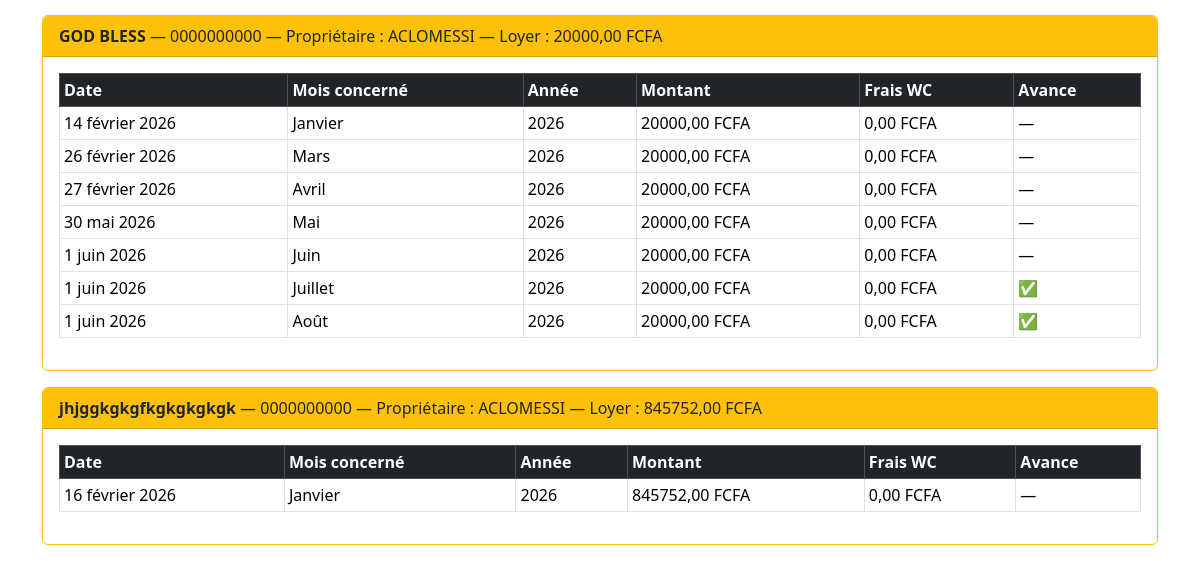
/archives/ (lower part), run on an earlier commit of the app's database.
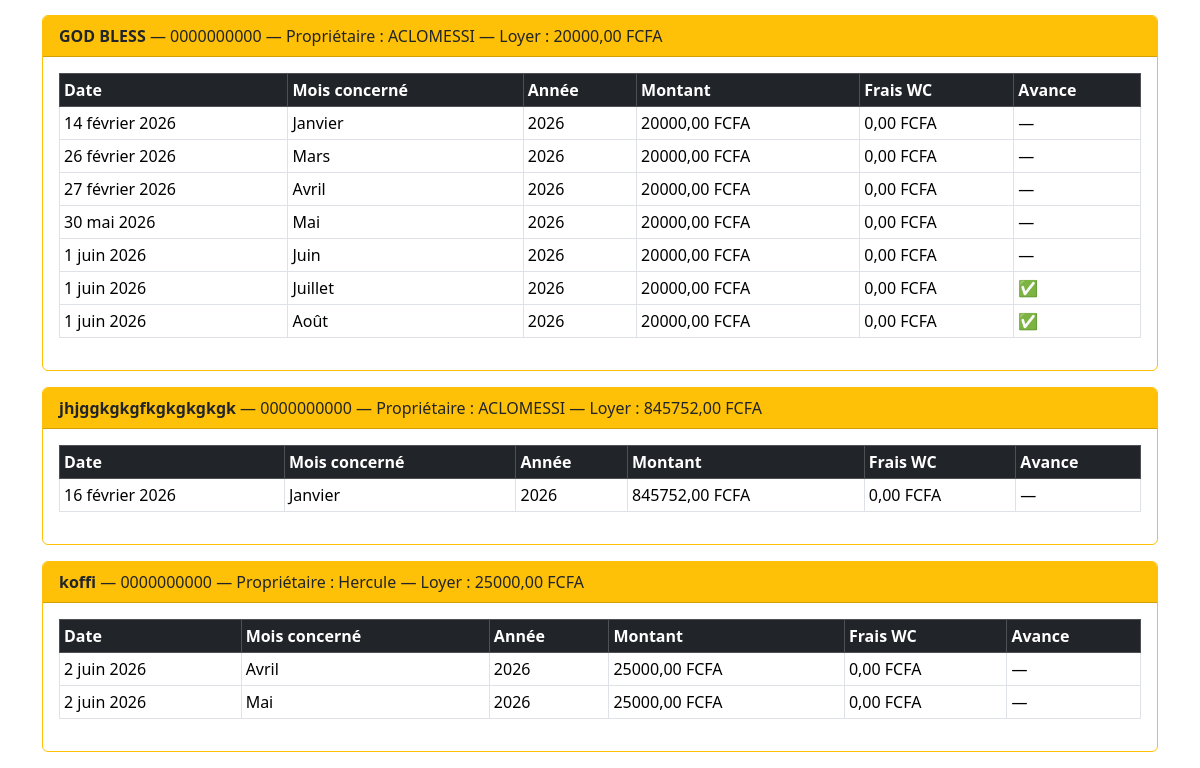
And on a later commit of the database.
### core/models.py (models this page shows, shortened)
class Locataire(models.Model):
    nom = models.CharField(max_length=100)
    numero = models.CharField(max_length=20, default="0000000000")
    loyer_mensuel = models.DecimalField(max_digits=10, decimal_places=2, default=0)
    proprietaire = models.ForeignKey(
        Proprietaire,
        on_delete=models.SET_DEFAULT,   # ← MODIFIÉ (était CASCADE)
        related_name="locataires",
        verbose_name="Propriétaire",
        default=None,                   # ← AJOUTÉ
        null=True,                      # ← AJOUTÉ
    )
    is_deleted = models.BooleanField(default=False)  # ← AJOUTÉ

class Proprietaire(models.Model):
    nom = models.CharField(max_length=100)
    numero = models.CharField(max_length=20, default="0000000000")
    is_deleted = models.BooleanField(default=False)  # ← AJOUTÉ

class Paiement(models.Model):
    MOIS_CHOICES = [
        (1, "Janvier"), (2, "Février"), (3, "Mars"), (4, "Avril"),
        (5, "Mai"), (6, "Juin"), (7, "Juillet"), (8, "Août"),
        (9, "Septembre"), (10, "Octobre"), (11, "Novembre"), (12, "Décembre"),
    ]
    proprietaire = models.ForeignKey(
        Proprietaire,
        on_delete=models.SET_NULL,  # ← MODIFIÉ (était CASCADE)
        related_name="paiements",
        verbose_name="Propriétaire",
        null=True,                  # ← AJOUTÉ
    )
    locataire = models.ForeignKey(
        Locataire,
        on_delete=models.SET_NULL,  # ← MODIFIÉ (était CASCADE)
        related_name="paiements",
        verbose_name="Locataire",
        null=True,                  # ← AJOUTÉ
    )
    date_paiement = models.DateField(verbose_name="Date de paiement")
    mois_concerne = models.IntegerField(choices=MOIS_CHOICES, verbose_name="Mois concerné", null=True, blank=True)
    annee = models.IntegerField(verbose_name="Année", null=True, blank=True)
    montant = models.DecimalField(max_digits=10, decimal_places=2, default=0, verbose_name="Montant")
    frais_wc = models.DecimalField(max_digits=10, decimal_places=2, default=0, verbose_name="Frais WC")
    paye_en_avance = models.BooleanField(default=False, verbose_name="Payé en avance")
    class Meta:
        constraints = [
            models.UniqueConstraint(
                fields=['locataire', 'mois_concerne', 'annee'],
                name='unique_paiement_locataire_mois_annee',
            )
        ]

### core/views.py (the view)
# urls.py: path('archives/', views.archives, name='archives'),
def archives(request):
    proprietaires_supprimes = Proprietaire.objects.filter(is_deleted=True).order_by('nom')
    locataires_supprimes = Locataire.objects.filter(is_deleted=True).order_by('nom')
    archives_data = []
    for proprietaire in proprietaires_supprimes:
        locataires = proprietaire.locataires.filter(is_deleted=True)
        locataires_info = []
        for locataire in locataires:
            paiements = Paiement.objects.filter(locataire=locataire).order_by('annee', 'mois_concerne')
            locataires_info.append({
                "locataire": locataire,
                "paiements": paiements,
            })
        archives_data.append({
            "proprietaire": proprietaire,
            "locataires": locataires_info,
        })
    locataires_seuls = Locataire.objects.filter(
        is_deleted=True,
        proprietaire__is_deleted=False
    ).order_by('nom')
    locataires_seuls_info = []
    for locataire in locataires_seuls:
        paiements = Paiement.objects.filter(locataire=locataire).order_by('annee', 'mois_concerne')
        locataires_seuls_info.append({
            "locataire": locataire,
            "paiements": paiements,
        })
    context = {
        "archives_data": archives_data,
        "locataires_seuls": locataires_seuls_info,
    }
    return render(request, "core/archives.html", context)

### core/templates/core/archives.html (shortened to what this page needs)
<!DOCTYPE html>
<html lang="fr">
<head>
    <link rel="stylesheet" href="https://cdn.jsdelivr.net/npm/bootstrap@5.3.2/dist/css/bootstrap.min.css">
</head>
<body class="container mt-4">
    {% if locataires_seuls %}
        {% for loc_info in locataires_seuls %}
        <div class="card mb-3 border-warning">
            <div class="card-header bg-warning">
                <strong>{{ loc_info.locataire.nom }}</strong> — {{ loc_info.locataire.numero }}
                — Propriétaire : {{ loc_info.locataire.proprietaire.nom }}
                — Loyer : {{ loc_info.locataire.loyer_mensuel|floatformat:2 }} FCFA
            </div>
            <div class="card-body">
                {% if loc_info.paiements %}
                <table class="table table-sm table-bordered">
                    <thead class="table-dark">
                        <tr>
                            <th>Date</th>
                            <th>Mois concerné</th>
                            <th>Année</th>
                            <th>Montant</th>
                            <th>Frais WC</th>
                            <th>Avance</th>
                        </tr>
                    </thead>
                    <tbody>
                        {% for p in loc_info.paiements %}
                        <tr>
                            <td>{{ p.date_paiement }}</td>
                            <td>{{ p.get_mois_concerne_display }}</td>
                            <td>{{ p.annee }}</td>
                            <td>{{ p.montant|floatformat:2 }} FCFA</td>
                            <td>{{ p.frais_wc|floatformat:2 }} FCFA</td>
                            <td>{% if p.paye_en_avance %}✅{% else %}—{% endif %}</td>
                        </tr>
                        {% endfor %}
                    </tbody>
                </table>
                {% else %}
                    <p class="text-muted">Aucun paiement enregistré.</p>
                {% endif %}
            </div>
        </div>
        {% endfor %}
    {% endif %}
</body>
</html>

What changed in the data, as far as the page shows it:
added Locataire: locataire.nom "koffi", locataire.numero "0000000000", locataire.proprietaire.nom "Hercule", locataire.loyer_mensuel "25000,00"
added Paiement: date_paiement "2 juin 2026", mois_concerne "Avril", annee "2026", montant "25000,00", frais_wc "0,00", shown under "koffi"
added Paiement: date_paiement "2 juin 2026", mois_concerne "Mai", annee "2026", montant "25000,00", frais_wc "0,00", shown under "koffi"
